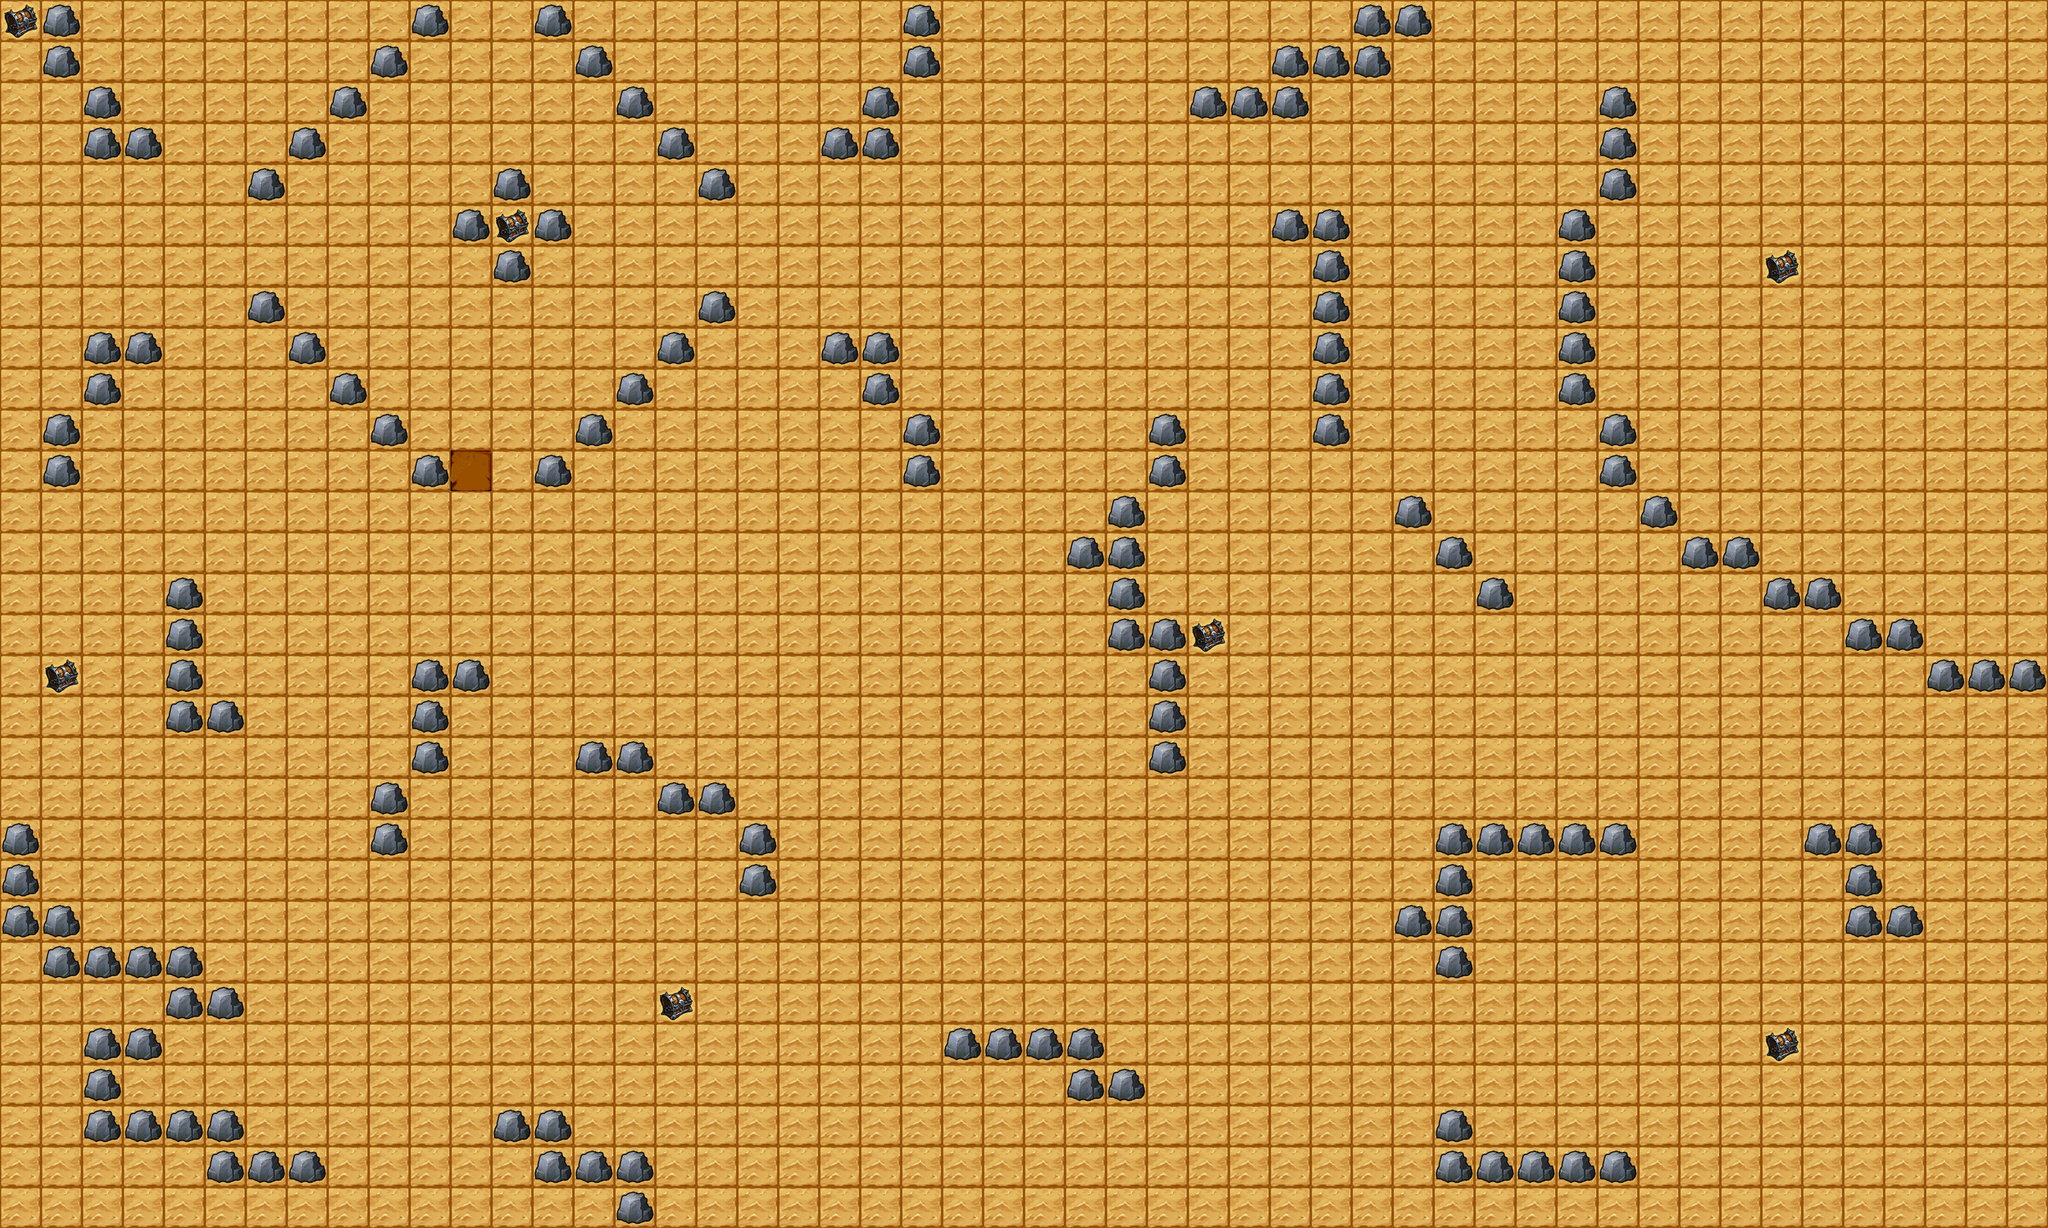

Below is a game level as drawn by its tile map, then a one-line description and the .tmx that defines it (tile-layer data replaced by summaries):
An orthogonal 50x30 tile map with 75x75 px tiles, 4 tile layers (pitLayer, floorLayer, chestLayer, wallLayer) and 1 object (role_start).

<map version="1.0" orientation="orthogonal" renderorder="left-down" width="50" height="30" tilewidth="75" tileheight="75">
 <tileset firstgid="1" name="wakuangtukuai" tilewidth="75" tileheight="75">
  <image source="wakuangtukuai.png" width="75" height="300" />
 </tileset>
 <layer name="pitLayer" width="50" height="30">
  <data>[1500 cells, 1500 non-empty, 1 distinct tile ids]</data>
 </layer>
 <layer name="floorLayer" width="50" height="30">
  <data>[1500 cells, 1333 non-empty, 1 distinct tile ids]</data>
 </layer>
 <layer name="chestLayer" width="50" height="30">
  <data>[1500 cells, 7 non-empty, 1 distinct tile ids]</data>
 </layer>
 <layer name="wallLayer" width="50" height="30">
  <data>[1500 cells, 162 non-empty, 1 distinct tile ids]</data>
 </layer>
 <objectgroup name="role">
  <object name="role_start" x="826" y="828" width="75" height="75" />
 </objectgroup>
</map>
